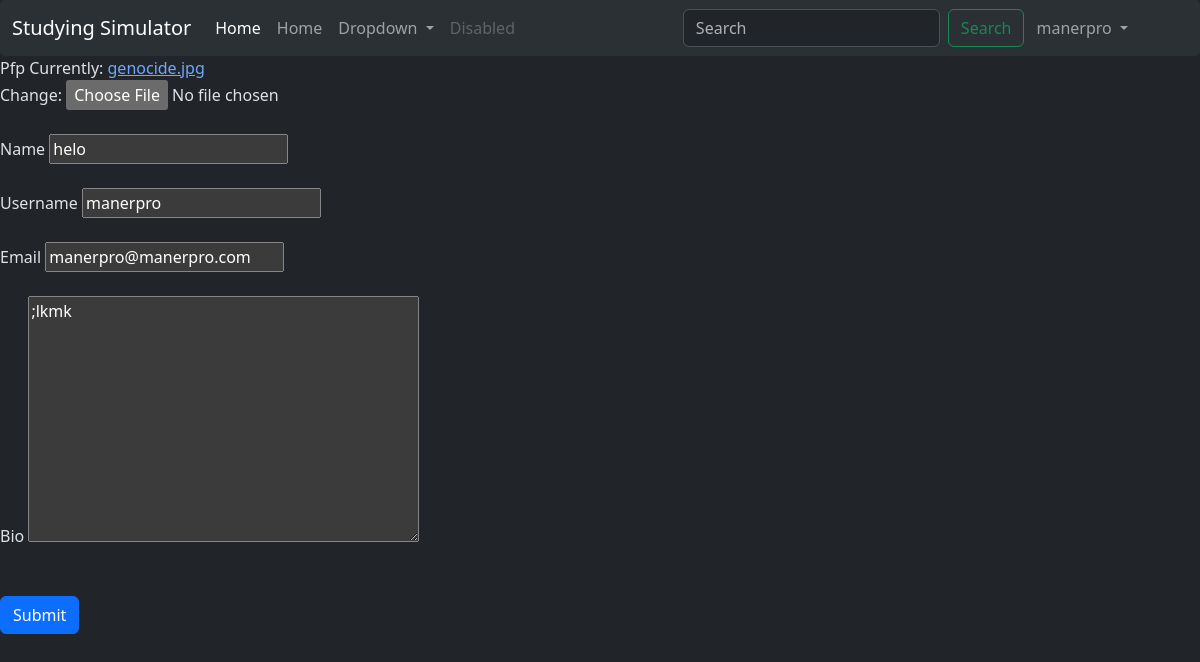
Page /edit-profile/ (signed in) on the committed database.
### base/models.py (models this page shows, shortened)
class User(AbstractUser):
    pfp = models.ImageField(default="def_pfp.svg")
    bio = models.TextField(null=True, blank=True)
    name = models.CharField(default=AbstractUser.USERNAME_FIELD, null=True, blank=True, max_length=200)
    email = models.EmailField(unique=True)
    username = models.CharField(max_length=200, unique=True)
    USERNAME_FIELD = "email"
    REQUIRED_FIELDS = ["username"]

### base/views.py (the view)
# urls.py: path("edit-profile/", views.userEdit, name="edit-user"),
@login_required(login_url="login")
def userEdit(request):
    form = UserForm(instance=request.user)
    if request.method == "POST":
        form = UserForm(request.POST, request.FILES, instance=request.user)
        if form.is_valid():
            form.save()
            return redirect("profile-page", request.user.id)
    context = {"form":form}
    return render(request, 'base/userEdit.html', context)

### base/forms.py
class UserForm(ModelForm):
    class Meta:
        model = User
        fields = ["pfp", "name", "username", "email", "bio"]

### base/templates/base/userEdit.html (shortened to what this page needs)
{% extends 'main.html' %}
{% block content %}
<form method="POST", action="" enctype="multipart/form-data">
    {% for thingy in form %}
        <label>{{thingy.label}}</label>
        {{thingy}}<br><br>
    {% endfor %}
    <br>
    <input type="submit" class="btn btn-primary" />
</form>
{% endblock %}

### templates/navbar.html (shortened to what this page needs)
<nav class="navbar navbar-expand-lg bg-body-tertiary" data-bs-theme="dark" style="border-radius: 5px;">
    <div class="container-fluid">
      <a class="navbar-brand" href="{% url 'home' %}">Studying Simulator</a>
      <div class="collapse navbar-collapse" id="navbarSupportedContent">
        <ul class="navbar-nav me-auto mb-2 mb-lg-0">
          <li class="nav-item">
            <a class="nav-link active" aria-current="page" href="#">Home</a>
          </li>
          <li class="nav-item">
            <a class="nav-link" href="{% url 'home' %}">Home</a>
          </li>
          <li class="nav-item dropdown">
            <a class="nav-link dropdown-toggle" href="#" role="button" data-bs-toggle="dropdown" aria-expanded="false">
              Dropdown
            </a>
          </li>
          <li class="nav-item">
            <a class="nav-link disabled" aria-disabled="true">Disabled</a>
          </li>
        </ul>
        <form class="d-flex" role="search" method="GET" action="{% url 'home' %}">
          <input class="form-control me-2" type="search" placeholder="Search" aria-label="Search" name="q">
          <button class="btn btn-outline-success" type="submit">Search</button>
        </form>
        {% if request.user.is_authenticated %}
          <ul class="navbar-nav me-5">
          <li class="nav-item dropdown ms-1 me-1">
            <a class="nav-link dropdown-toggle" href="#" role="button" data-bs-toggle="dropdown" aria-expanded="false">
              {{request.user.username}}
            </a>
          </li>
          </ul>
        {% else %}
          <ul class="navbar-nav">
            <li class="nav-item ms-1 me-1">
              <a class="nav-link" href="{% url 'login' %}">Login</a>
            </li>
          </ul>
        {% endif %}
      </div>
    </div>
  </nav>

### rows in the picture
User: user.username "manerpro", form "helo" "manerpro" "manerpro@manerpro.com" ";lkmk"

### other values in the picture
{{ thingy.label }} "Pfp" "Name" "Username" "Email" "Bio"
